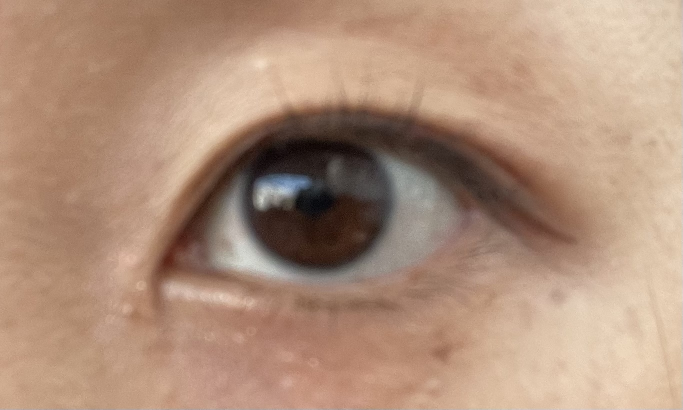
#> input picture notebook/iris_detection/example/cataract3.jpg, 1365 x 819 px, given in place of test_Immature (21).jpg, which was not available (shown at 1/2 size)
$ python run_localize.py
#> lines starting #> are read from the running program, lines starting #| are printed output that depends on the picture; pictures that were not available may be replaced by others from this repository, and a replacement may not be noted
#> in process, img is the input picture: shape (819, 1365, 3); mean B, G, R 122.3, 143.4, 174.8
import os
from argparse import ArgumentParser

import cv2
import numpy as np


def _localize_image_with_bbox(img, bbox):
    """
    bounding box 중심을 기준으로 이미지 중심으로 이동
    """
#> called with bbox = (50, 130, 160, 190)
    x_min, y_min, x_max, y_max = bbox
    bbox_center_x = (x_min + x_max) // 2
    bbox_center_y = (y_min + y_max) // 2

    h, w = img.shape[:2]
#> h = 819; w = 1365
    dx = w // 2 - bbox_center_x
#> dx = 577
    dy = h // 2 - bbox_center_y
#> dy = 249

    M = np.float32([[1, 0, dx], [0, 1, dy]])
#> M = [[1, 0, 577], [0, 1, 249]]
    localized_img = cv2.warpAffine(
        img, M, (w, h), borderMode=cv2.BORDER_CONSTANT, borderValue=(0, 0, 0)
    )
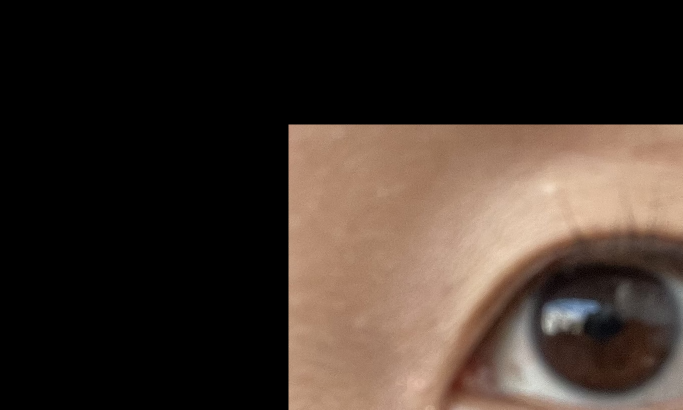
#> localized_img: shape (819, 1365, 3) (shown at 1/2 size); mean B, G, R 42.1, 49.8, 61.8
    new_bbox = (x_min + dx, y_min + dy, x_max + dx, y_max + dy)
#> new_bbox = (627, 379, 737, 439)

    return localized_img, new_bbox


def _draw_bbox(img, bbox, color=(0, 255, 0), thickness=2):
    """
    이미지에 bbox 그리기
    """
    x_min, y_min, x_max, y_max = bbox
    return cv2.rectangle(img.copy(), (x_min, y_min), (x_max, y_max), color, thickness)


def process(image_path: str, out_path: str, bbox: tuple):

    img = cv2.imread(image_path)
    img_with_bbox = _draw_bbox(img, bbox)
    localized_img, new_bbox = _localize_image_with_bbox(img, bbox)
#> new_bbox = (627, 379, 737, 439)
    localized_with_bbox = _draw_bbox(localized_img, new_bbox)

    # 생략가능
    root_dir, mid_dir = image_path.split("/", 1)
    mid_dir, filename = mid_dir.rsplit("/", 1)
    name, ext = os.path.splitext(filename)
    new_dir = os.path.join(out_path, mid_dir)
    os.makedirs(new_dir, exist_ok=True)

    cv2.imwrite(os.path.join(new_dir, f"{name}_orig_with_bbox{ext}"), img_with_bbox)
    cv2.imwrite(
        os.path.join(new_dir, f"{name}_aligned_with_bbox{ext}"), localized_with_bbox
    )


if __name__ == "__main__":
    image_path = "/Users/iyujin/Desktop/eye_detection/resize_img/test_Immature (21).jpg"

    # yolo bbox
    bbox = (50, 130, 160, 190)

    # run process
    process(image_path, "data", bbox)

$ run again, on notebook/iris_detection/example/cataract4.jpg
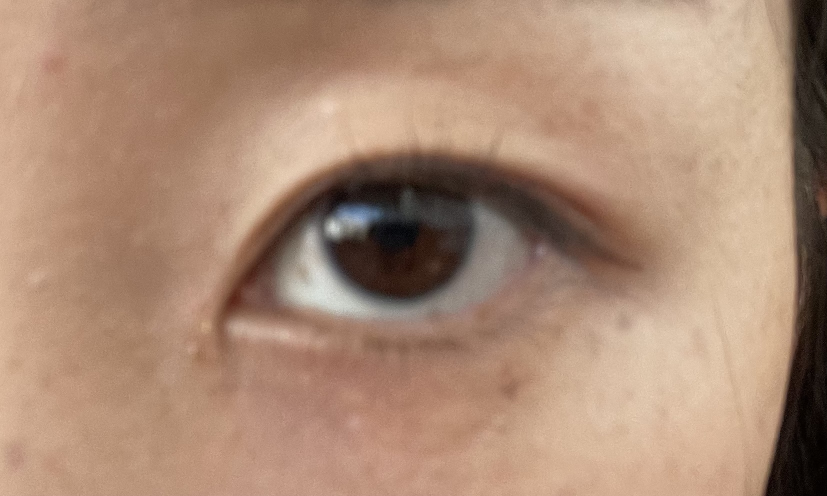
#> input picture notebook/iris_detection/example/cataract4.jpg, 1654 x 992 px, given in place of test_Immature (21).jpg, which was not available (shown at 1/2 size)
#> in process, img is the input picture: shape (992, 1654, 3); mean B, G, R 117.1, 138.7, 170.7
#> in _localize_image_with_bbox, `localized_img = cv2.warpAffine( img, M, (w, h), borderMode=cv2.BORDER_..`:
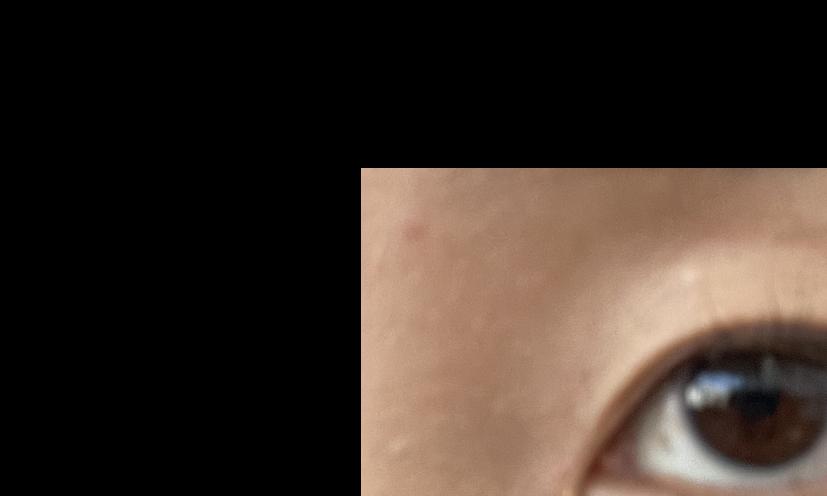
#> localized_img: shape (992, 1654, 3) (shown at 1/2 size); mean B, G, R 40, 47.6, 59.5
#> in process, `localized_img, new_bbox = _localize_image_with_bbox(img, bbox)`: new_bbox = (772, 466, 882, 526)
